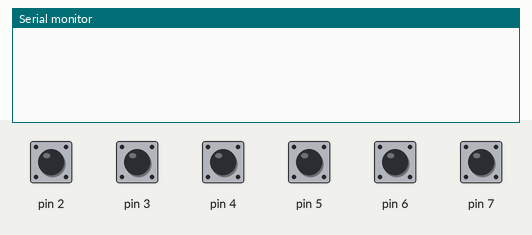
A sketch run on a simulated Arduino Uno, built with avr-gcc and run on an emulated ATmega328P. On the bench: the last lines printed to the serial monitor. The inputs (shaded band) are chosen by the test bench; at power-on: pin 2–7 HIGH.

Above: at 1.2 s.
1.3 s: pin 2 pulled LOW for 0.15 s
At 2.5 s:
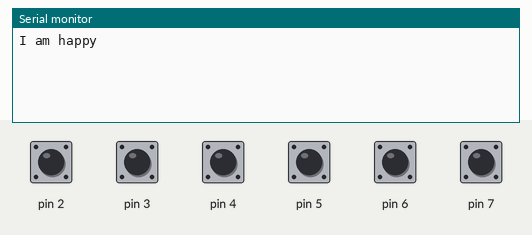
2.9 s: pin 3 pulled LOW for 0.15 s
At 3.9 s:
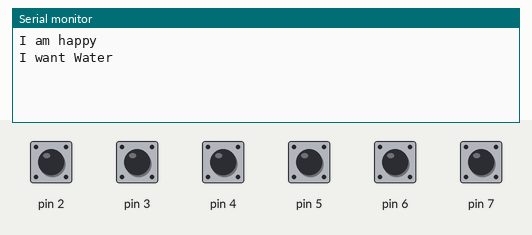
4.5 s: pin 4 pulled LOW for 0.15 s
At 5.1 s:
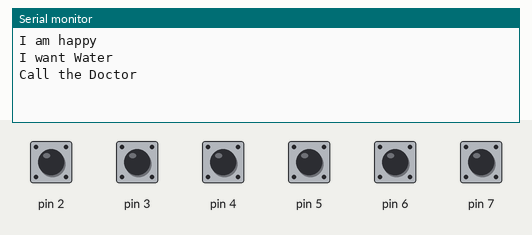
6.1 s: pin 5 pulled LOW for 0.15 s
At 7.3 s:
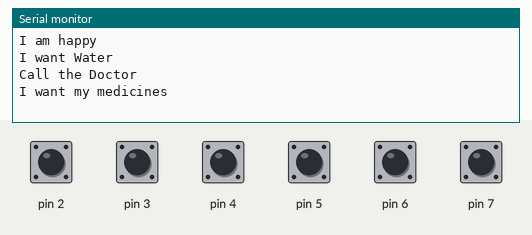
7.7 s: pin 6 pulled LOW for 0.15 s
At 8.7 s:
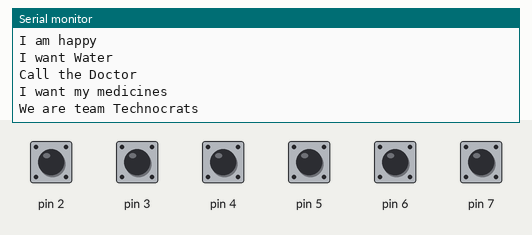
9.3 s: pin 7 pulled LOW for 0.15 s
At 9.9 s:
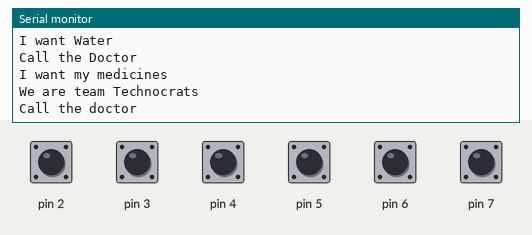

The sketch:

techno.ino
```cpp
void setup() {
 Serial.begin(9600);
 pinMode(2, INPUT_PULLUP);
 pinMode(3, INPUT_PULLUP);
 pinMode(4, INPUT_PULLUP);
 pinMode(5, INPUT_PULLUP);
 pinMode(6, INPUT_PULLUP);
 pinMode(7, INPUT_PULLUP);
 pinMode(8, INPUT_PULLUP);
 pinMode(9, INPUT_PULLUP);
 pinMode(10,INPUT_PULLUP);
 pinMode(11,INPUT_PULLUP);
 pinMode(13,INPUT_PULLUP);

}

void loop() {
   byte sensorVal1 = digitalRead(2);
   if (sensorVal1 == LOW)
   {
        Serial.println("I am happy");
        delay(1000);
   }
   byte sensorVal2 = digitalRead(3);
   if (sensorVal2 == LOW)
   {
        Serial.println("I want Water ");
          delay(1000);
   }
   byte sensorVal3 = digitalRead(4);
   if (sensorVal3 == LOW)
   {
        Serial.println("Call the Doctor");
          delay(1000);
   }
   byte sensorVal4 = digitalRead(5);
   if (sensorVal4 == LOW)
   {
        Serial.println("I want my medicines");
          delay(1000);
   }
   byte sensorVal5 = digitalRead(6);
   if (sensorVal5 == LOW)
   {
        Serial.println("We are team Technocrats");
          delay(1000);
   }
   byte sensorVal6 = digitalRead(7);
   if (sensorVal6 == LOW)
   {
        Serial.println("Call the doctor");
          delay(1000);
   }
}
```

Measured:
- after the input at 1.3 s, the serial monitor: prints a new line at once (image 1)
- after the input at 2.9 s, the serial monitor: prints a new line at once (image 2)
- after the input at 4.5 s, the serial monitor: prints a new line at once (image 3)
- after the input at 6.1 s, the serial monitor: prints a new line at once (image 4)
- after the input at 7.7 s, the serial monitor: prints a new line at once (image 5)
- after the input at 9.3 s, the serial monitor: prints a new line at once (image 6)
